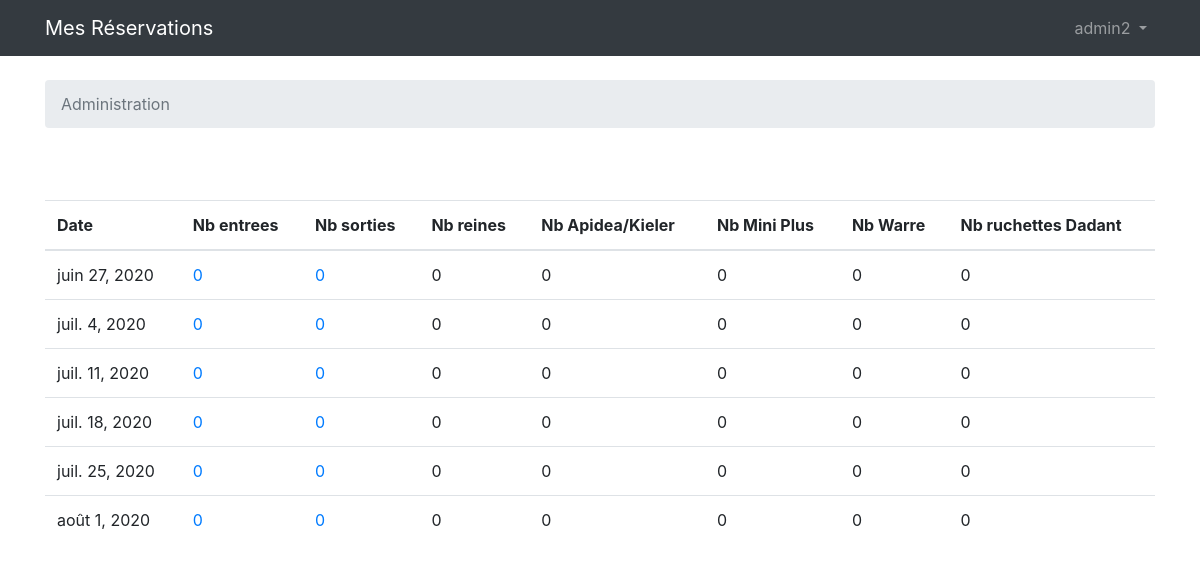
/resasfanm/listgestion (signed in), run on the app's committed database.
### resasfanm/models.py (models this page shows, shortened)
class Capacite(models.Model):
	datecapa = models.DateField(verbose_name="Date Capacité")
	nreinesmax = models.IntegerField(default = 0, verbose_name="capacité reines")
	stationouverte = models.BooleanField(default = False)
	depotpossible = models.BooleanField(default = True)
	class Meta:
		ordering = ['datecapa']
	def get_entreesdate(self):
		reservations = Reservation.objects.filter(datedepot=self.datecapa)
		nbentrees = 0
		for reservation in reservations:
			nbentrees = nbentrees + reservation.nbreine
		return nbentrees
	def get_sortiesdate(self):
		reservations = Reservation.objects.filter(dateretrait=self.datecapa)
		nbsorties = 0
		for reservation in reservations:
			nbsorties = nbsorties + reservation.nbreine
		return nbsorties
	def get_encoursreines(self):
		presences = Presence.objects.filter(capa=self)
		nbreines = 0
		for presence in presences:
			nbreines = nbreines + presence.resa.nbreine
		return nbreines
	def get_encoursruches1(self):
		presences = Presence.objects.filter(capa=self)
		nbruches1 = 0
		for presence in presences:
			nbruches1 = nbruches1 + presence.resa.nbtypfecond1
		return nbruches1
	def get_encoursruches2(self):
		presences = Presence.objects.filter(capa=self)
		nbruches2 = 0
		for presence in presences:
			nbruches2 = nbruches2 + presence.resa.nbtypfecond2
		return nbruches2
	def get_encoursruches3(self):
		presences = Presence.objects.filter(capa=self)
		nbruches3 = 0
		for presence in presences:
			nbruches3 = nbruches3 + presence.resa.nbtypfecond3
		return nbruches3
	def get_encoursruches4(self):
		presences = Presence.objects.filter(capa=self)
		nbruches4 = 0
		for presence in presences:
			nbruches4 = nbruches4 + presence.resa.nbtypfecond4
		return nbruches4

### resasfanm/views.py (the view)
# urls.py: path('listgestion',views.listgestion,name='listgestion'),
@login_required
def listgestion(request):
	capacites = Capacite.objects.all()
	return render(request, 'resasfanm/listgestion.html', {'les_capacites':capacites})

### resasfanm/templates/resasfanm/listgestion.html (shortened to what this page needs)
{% extends 'base.html' %}
{% block breadcrumb %}
  <li class="breadcrumb-item active">Administration</li>
{% endblock %}
{% block content %}
  <br>
  <br>
  <table class="table">
    <thead class="thead-inverse">
      <tr>
          <th>Date</th>
          <th>Nb entrees</th>
          <th>Nb sorties</th>
          <th>Nb reines</th>
          <th>Nb Apidea/Kieler</th>
          <th>Nb Mini Plus</th>
          <th>Nb Warre</th>
          <th>Nb ruchettes Dadant</th>
      </tr>
    </thead>
    <tbody>
      {% for capacite in les_capacites %}
          <tr>
            <td> {{ capacite.datecapa }} </td>
            <td> <a href="{% url 'listentrees' capacite.datecapa %}">{{ capacite.get_entreesdate }} </a></td>
            <td> <a href="{% url 'listsorties' capacite.datecapa %}">{{ capacite.get_sortiesdate }} </a></td>
            <td> {{ capacite.get_encoursreines }} </a></td>
            <td> {{ capacite.get_encoursruches1 }} </a></td>
            <td> {{ capacite.get_encoursruches2 }} </a></td>
            <td> {{ capacite.get_encoursruches3 }} </a></td>
            <td> {{ capacite.get_encoursruches4 }} </a></td>
          </tr>
      {% endfor %}
    </tbody>
  </table>
  <br>
{% endblock %}

### templates/base.html (shortened to what this page needs)
{% load static %}
<!DOCTYPE html>
<html>
  <head>
    <link rel="stylesheet" href="{% static 'css/bootstrap.min.css' %}">
</head>
  </head>
  <body>
{% block body %}
  <nav class="navbar navbar-expand-sm navbar-dark bg-dark">
    <div class="container">
      <a class="navbar-brand" href="{% url 'home' %}">Mes Réservations</a>
      <div class="collapse navbar-collapse" id="mainMenu">
      {% if user.is_authenticated %}
        <ul class="navbar-nav ml-auto">
          <li class="nav-item dropdown">
            <a class="nav-link dropdown-toggle" href="#" id="userMenu" data-toggle="dropdown" aria-haspopup="true" aria-expanded="false">
              {{ user.username }}
            </a>
          </li>
        </ul>
      {% else %}
        <form class="form-inline ml-auto">
          <a href="{% url 'login' %}" class="btn btn-outline-secondary">Connexion</a>
          <a href="{% url 'signup' %}" class="btn btn-primary ml-2">S'enregistrer</a>
          <a class="dropdown-item" href="{% url 'contact' %}">Nous contacter</a>
        </form>
      {% endif %}
      </div>
    </div>
  </nav>
  <div class="container">
    <ol class="breadcrumb my-4">
      {% block breadcrumb %}
      {% endblock %}
    </ol>
    {% block content %}
    {% endblock %}
  </div>
    {% endblock body %}
  </body>
</html>

### data on the page
Capacite: datecapa "juin 27, 2020", get_entreesdate "0", get_sortiesdate "0", get_encoursreines "0", get_encoursruches1 "0", get_encoursruches2 "0", get_encoursruches3 "0", get_encoursruches4 "0"
Capacite: datecapa "juil. 4, 2020", get_entreesdate "0", get_sortiesdate "0", get_encoursreines "0", get_encoursruches1 "0", get_encoursruches2 "0", get_encoursruches3 "0", get_encoursruches4 "0"
Capacite: datecapa "juil. 11, 2020", get_entreesdate "0", get_sortiesdate "0", get_encoursreines "0", get_encoursruches1 "0", get_encoursruches2 "0", get_encoursruches3 "0", get_encoursruches4 "0"
Capacite: datecapa "juil. 18, 2020", get_entreesdate "0", get_sortiesdate "0", get_encoursreines "0", get_encoursruches1 "0", get_encoursruches2 "0", get_encoursruches3 "0", get_encoursruches4 "0"
Capacite: datecapa "juil. 25, 2020", get_entreesdate "0", get_sortiesdate "0", get_encoursreines "0", get_encoursruches1 "0", get_encoursruches2 "0", get_encoursruches3 "0", get_encoursruches4 "0"
Capacite: datecapa "août 1, 2020", get_entreesdate "0", get_sortiesdate "0", get_encoursreines "0", get_encoursruches1 "0", get_encoursruches2 "0", get_encoursruches3 "0", get_encoursruches4 "0"

### other printed values
{{ user.username }} "admin2"
